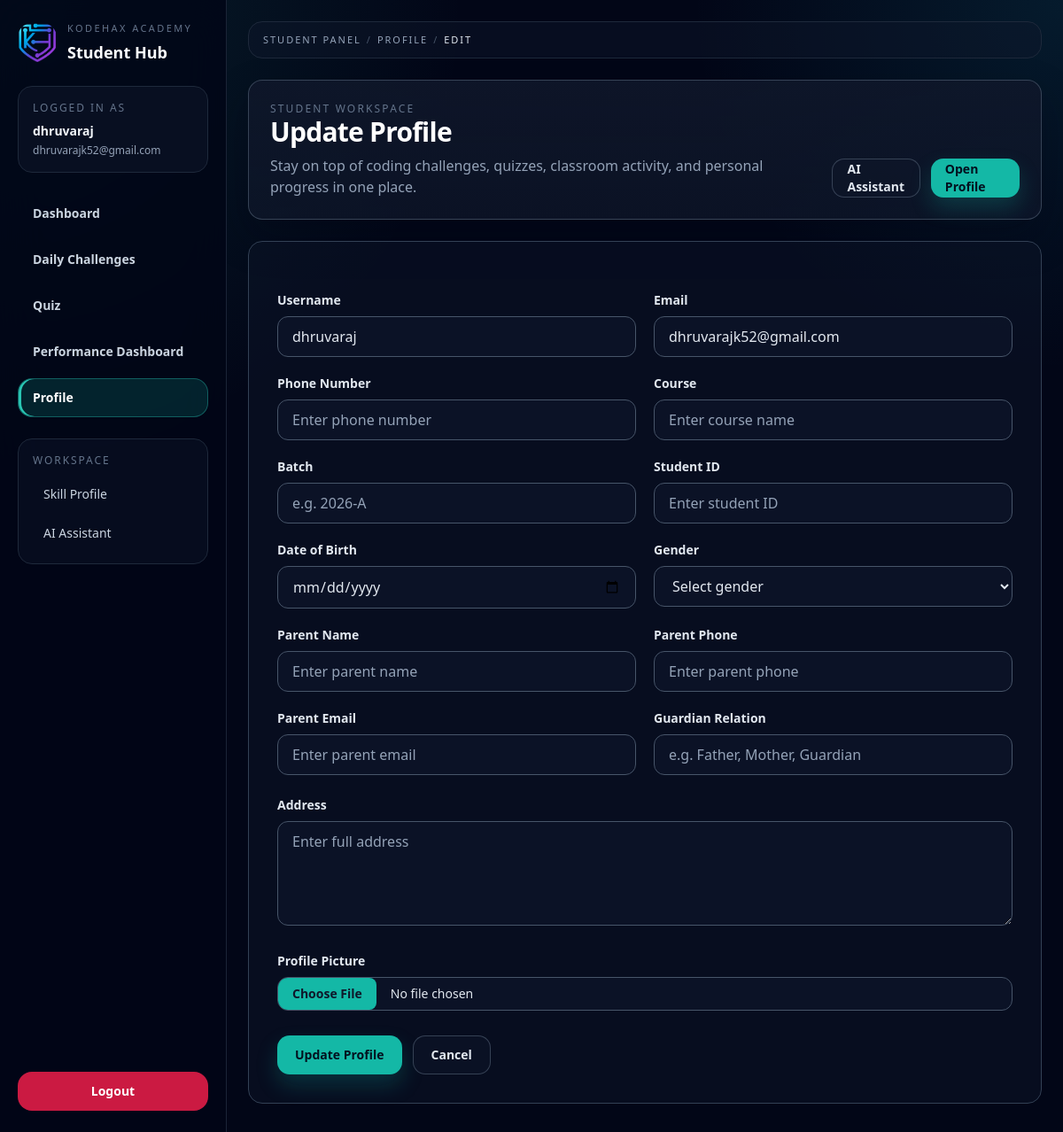
/student/profile/edit/ (signed in), run on the app's committed database.
### users/models.py (models this page shows, shortened)
class User(AbstractUser):
    ROLE_CHOICES = (
        ('student', 'Student'),
        ('teacher', 'Teacher'),
        ('admin', 'Admin'),
    )
    role = models.CharField(max_length=10, choices=ROLE_CHOICES)
    is_email_verified = models.BooleanField(default=False)
    last_otp_verified_at = models.DateTimeField(null=True, blank=True)

### student/views.py (the view, shortened to what this page needs)
# urls.py: path("profile/edit/", views.edit_student_profile, name="edit_student_profile"),
@login_required
def edit_student_profile(request):
    profile, _ = StudentProfile.objects.get_or_create(user=request.user)
    return render(request, "student/update.html", {"profile": profile})

### teacher/context_processors.py (called while the page is built, shortened)
def teacher_profile_nav(request):
    if not request.user.is_authenticated:
        return {}
    if getattr(request.user, "role", None) != "teacher":
        return {}

### users/templatetags/breadcrumbs.py (called while the page is built)
def _safe_reverse(url_name):
    try:
        return reverse(url_name)
    except NoReverseMatch:
        return None

def _resolve_section_url(label, section_urls, kwargs):
    resolver = section_urls.get(label)
    if not resolver:
        return None
    return resolver(kwargs)

def _build_items(root_label, root_url, labels, section_urls, kwargs):
    items = [{"label": root_label, "url": root_url, "current": len(labels) == 0}]
    for index, label in enumerate(labels):
        is_current = index == len(labels) - 1
        items.append(
            {
                "label": label,
                "url": _resolve_section_url(label, section_urls, kwargs) if not is_current else None,
                "current": is_current,
            }
        )
    return items

### templates/student/update.html
{% extends "student/profile/update.html" %}

### templates/student/profile/update.html (shortened to what this page needs)
{% extends "student/base.html" %}
{% block header %}Update Profile{% endblock %}
{% block content %}
<div class="mx-auto max-w-4xl reveal">
  <form method="POST" enctype="multipart/form-data" class="rounded-2xl border border-slate-700 bg-slate-900/45 p-4 sm:p-6 lg:p-8 space-y-6">
    <div class="grid grid-cols-1 sm:grid-cols-2 gap-5">
      <div>
        <label for="username" class="mb-2 block text-sm font-semibold text-slate-200">Username</label>
        <input id="username" type="text" name="username" value="{{ request.user.username }}" class="w-full rounded-xl border border-slate-600 bg-slate-900/60 px-4 py-2.5 text-slate-200 placeholder:text-slate-400 focus:border-teal-400 focus:ring-4 focus:ring-teal-500/25 focus:outline-none">
      </div>
      <div>
        <label for="email" class="mb-2 block text-sm font-semibold text-slate-200">Email</label>
        <input id="email" type="email" name="email" value="{{ request.user.email }}" class="w-full rounded-xl border border-slate-600 bg-slate-900/60 px-4 py-2.5 text-slate-200 placeholder:text-slate-400 focus:border-teal-400 focus:ring-4 focus:ring-teal-500/25 focus:outline-none">
      </div>
      <div>
        <label for="phone_number" class="mb-2 block text-sm font-semibold text-slate-200">Phone Number</label>
        <input id="phone_number" type="text" name="phone_number" value="{{ profile.phone_number }}" placeholder="Enter phone number" class="w-full rounded-xl border border-slate-600 bg-slate-900/60 px-4 py-2.5 text-slate-200 placeholder:text-slate-400 focus:border-teal-400 focus:ring-4 focus:ring-teal-500/25 focus:outline-none">
      </div>
      <div>
        <label for="course" class="mb-2 block text-sm font-semibold text-slate-200">Course</label>
        <input id="course" type="text" name="course" value="{{ profile.course }}" placeholder="Enter course name" class="w-full rounded-xl border border-slate-600 bg-slate-900/60 px-4 py-2.5 text-slate-200 placeholder:text-slate-400 focus:border-teal-400 focus:ring-4 focus:ring-teal-500/25 focus:outline-none">
      </div>
      <div>
        <label for="batch" class="mb-2 block text-sm font-semibold text-slate-200">Batch</label>
        <input id="batch" type="text" name="batch" value="{{ profile.batch }}" placeholder="e.g. 2026-A" class="w-full rounded-xl border border-slate-600 bg-slate-900/60 px-4 py-2.5 text-slate-200 placeholder:text-slate-400 focus:border-teal-400 focus:ring-4 focus:ring-teal-500/25 focus:outline-none">
      </div>
      <div>
        <label for="student_id" class="mb-2 block text-sm font-semibold text-slate-200">Student ID</label>
        <input id="student_id" type="text" name="student_id" value="{{ profile.student_id }}" placeholder="Enter student ID" class="w-full rounded-xl border border-slate-600 bg-slate-900/60 px-4 py-2.5 text-slate-200 placeholder:text-slate-400 focus:border-teal-400 focus:ring-4 focus:ring-teal-500/25 focus:outline-none">
      </div>
      <div>
        <label for="date_of_birth" class="mb-2 block text-sm font-semibold text-slate-200">Date of Birth</label>
        <input id="date_of_birth" type="date" name="date_of_birth" value="{{ profile.date_of_birth|date:'Y-m-d' }}" class="w-full rounded-xl border border-slate-600 bg-slate-900/60 px-4 py-2.5 text-slate-200 focus:border-teal-400 focus:ring-4 focus:ring-teal-500/25 focus:outline-none">
      </div>
      <div>
        <label for="gender" class="mb-2 block text-sm font-semibold text-slate-200">Gender</label>
        <select id="gender" name="gender" class="w-full rounded-xl border border-slate-600 bg-slate-900/60 px-4 py-2.5 text-slate-200 focus:border-teal-400 focus:ring-4 focus:ring-teal-500/25 focus:outline-none">
          <option value="">Select gender</option>
        </select>
      </div>
      <div>
        <label for="parent_name" class="mb-2 block text-sm font-semibold text-slate-200">Parent Name</label>
        <input id="parent_name" type="text" name="parent_name" value="{{ profile.parent_name }}" placeholder="Enter parent name" class="w-full rounded-xl border border-slate-600 bg-slate-900/60 px-4 py-2.5 text-slate-200 placeholder:text-slate-400 focus:border-teal-400 focus:ring-4 focus:ring-teal-500/25 focus:outline-none">
      </div>
      <div>
        <label for="parent_phone" class="mb-2 block text-sm font-semibold text-slate-200">Parent Phone</label>
        <input id="parent_phone" type="text" name="parent_phone" value="{{ profile.parent_phone }}" placeholder="Enter parent phone" class="w-full rounded-xl border border-slate-600 bg-slate-900/60 px-4 py-2.5 text-slate-200 placeholder:text-slate-400 focus:border-teal-400 focus:ring-4 focus:ring-teal-500/25 focus:outline-none">
      </div>
      <div>
        <label for="parent_email" class="mb-2 block text-sm font-semibold text-slate-200">Parent Email</label>
        <input id="parent_email" type="email" name="parent_email" value="{{ profile.parent_email }}" placeholder="Enter parent email" class="w-full rounded-xl border border-slate-600 bg-slate-900/60 px-4 py-2.5 text-slate-200 placeholder:text-slate-400 focus:border-teal-400 focus:ring-4 focus:ring-teal-500/25 focus:outline-none">
      </div>
      <div>
        <label for="guardian_relation" class="mb-2 block text-sm font-semibold text-slate-200">Guardian Relation</label>
        <input id="guardian_relation" type="text" name="guardian_relation" value="{{ profile.guardian_relation }}" placeholder="e.g. Father, Mother, Guardian" class="w-full rounded-xl border border-slate-600 bg-slate-900/60 px-4 py-2.5 text-slate-200 placeholder:text-slate-400 focus:border-teal-400 focus:ring-4 focus:ring-teal-500/25 focus:outline-none">
      </div>
    </div>
    <div>
      <label for="address" class="mb-2 block text-sm font-semibold text-slate-200">Address</label>
      <textarea id="address" name="address" rows="4" placeholder="Enter full address" class="w-full rounded-xl border border-slate-600 bg-slate-900/60 px-4 py-2.5 text-slate-200 placeholder:text-slate-400 focus:border-teal-400 focus:ring-4 focus:ring-teal-500/25 focus:outline-none">{{ profile.address }}</textarea>
    </div>
    <div>
      <label for="profile_picture" class="mb-2 block text-sm font-semibold text-slate-200">Profile Picture</label>
      <input id="profile_picture" type="file" name="profile_picture" class="block w-full cursor-pointer rounded-xl border border-slate-600 bg-slate-900/60 text-sm text-slate-200 file:mr-4 file:rounded-lg file:border-0 file:bg-teal-500 file:px-4 file:py-2 file:font-semibold file:text-slate-900 hover:file:bg-teal-400 focus:outline-none focus:ring-4 focus:ring-teal-500/25">
    </div>
    <div class="flex flex-col gap-3 pt-1 sm:flex-row sm:items-center">
      <button type="submit" class="btn-primary inline-flex h-11 items-center justify-center px-5 text-sm">
        Update Profile
      </button>
      <a href="{% url 'student_profile' %}" class="btn-muted inline-flex h-11 items-center justify-center px-5 text-sm">
        Cancel
      </a>
    </div>
  </form>
</div>
{% endblock %}

### templates/student/base.html (shortened to what this page needs)
{% load static breadcrumbs %}
<!DOCTYPE html>
<html lang="en">
<head>
    <script src="https://cdn.tailwindcss.com"></script>
</head>
<body class="min-h-screen overflow-x-hidden">
{% with current_path=request.path %}
<div class="min-h-screen flex flex-col lg:flex-row">
    <aside class="hidden lg:block w-64 shrink-0 border-r border-slate-800/90 bg-slate-950/85 backdrop-blur-xl">
        <div class="flex h-screen flex-col px-5 py-6">
            <div class="reveal">
                <div class="flex items-center gap-3">
                    <img src="{% static 'image/image.png' %}" alt="Kodehax Academy logo" class="h-11 w-11 rounded-2xl object-cover">
                    <div>
                        <p class="text-[11px] uppercase tracking-[0.22em] text-slate-500">Kodehax Academy</p>
                        <h1 class="mt-1 text-lg font-black text-white">Student Hub</h1>
                    </div>
                </div>
                <div class="mt-6 rounded-2xl border border-slate-800 bg-slate-900/55 p-4">
                    <p class="text-xs uppercase tracking-[0.16em] text-slate-500">Logged in as</p>
                    <p class="mt-2 truncate text-sm font-semibold text-slate-100">{{ request.user.username }}</p>
                    <p class="mt-1 truncate text-xs text-slate-400">{{ request.user.email }}</p>
                </div>
            </div>
            <nav class="mt-6 space-y-2 reveal delay-1">
                <a href="{% url 'student_dashboard' %}" class="nav-link {% if '/student/dashboard/' in current_path %}active{% else %}text-slate-300{% endif %} flex min-h-11 items-center rounded-2xl px-4 text-sm font-semibold">
                    Dashboard
                </a>
                <a href="{% url 'daily_challenges_today' %}" class="nav-link {% if '/daily-challenges/' in current_path %}active{% else %}text-slate-300{% endif %} flex min-h-11 items-center rounded-2xl px-4 text-sm font-semibold">
                    Daily Challenges
                </a>
                <a href="{% url 'view_assignments' %}" class="nav-link {% if '/student/assignments/' in current_path %}active{% else %}text-slate-300{% endif %} flex min-h-11 items-center rounded-2xl px-4 text-sm font-semibold">
                    Quiz
                </a>
                <a href="{% url 'student_performance_dashboard' %}" class="nav-link {% if '/student/performance/' in current_path %}active{% else %}text-slate-300{% endif %} flex min-h-11 items-center rounded-2xl px-4 text-sm font-semibold">
                    Performance Dashboard
                </a>
                <a href="{% url 'student_profile' %}" class="nav-link {% if '/student/profile/' in current_path %}active{% else %}text-slate-300{% endif %} flex min-h-11 items-center rounded-2xl px-4 text-sm font-semibold">
                    Profile
                </a>
            </nav>
            <div class="mt-6 rounded-2xl border border-slate-800 bg-slate-900/45 p-4 reveal delay-2">
                <p class="text-xs uppercase tracking-[0.16em] text-slate-500">Workspace</p>
                <div class="mt-3 space-y-2 text-sm">
                    <a href="{% url 'skill_assessment_profile' %}" class="block rounded-xl px-3 py-2 text-slate-300 transition hover:bg-slate-900 hover:text-white">Skill Profile</a>
                    <a href="{% url 'chat_page' %}" class="block rounded-xl px-3 py-2 text-slate-300 transition hover:bg-slate-900 hover:text-white">AI Assistant</a>
                </div>
            </div>
            <div class="mt-auto pt-6">
                <a href="{% url 'logout' %}" class="inline-flex h-11 w-full items-center justify-center rounded-2xl bg-rose-600/90 px-4 text-sm font-semibold text-white transition hover:bg-rose-500">
                    Logout
                </a>
            </div>
        </div>
    </aside>
    <div class="flex min-h-screen flex-1 flex-col">
        <main class="flex-1 overflow-y-auto custom-scroll">
            <div class="px-4 py-5 pb-28 sm:px-6 sm:py-6 sm:pb-28 lg:pb-8">
                <div class="mx-auto max-w-7xl space-y-6">
                    <div class="hidden rounded-2xl border border-slate-800 bg-slate-900/45 px-4 py-3 text-xs text-slate-400 lg:block">
                        {% module_breadcrumbs "student" %}
                    </div>
                    <section class="surface-card reveal p-5 sm:p-6">
                        <div class="flex flex-col gap-4 sm:flex-row sm:items-end sm:justify-between">
                            <div>
                                <p class="text-xs uppercase tracking-[0.18em] text-slate-500 lg:block hidden">Student Workspace</p>
                                <h1 class="text-xl font-black tracking-tight text-white md:text-2xl lg:text-3xl">{% block header %}Student Dashboard{% endblock %}</h1>
                                <p class="mt-2 text-sm text-slate-400 md:text-base">{% block header_subtitle %}Stay on top of coding challenges, quizzes, classroom activity, and personal progress in one place.{% endblock %}</p>
                            </div>
                            <div class="hidden items-center gap-3 lg:flex">
                                <a href="{% url 'chat_page' %}" class="btn-muted inline-flex h-11 items-center justify-center px-4 text-sm">AI Assistant</a>
                                <a href="{% url 'student_profile' %}" class="btn-primary inline-flex h-11 items-center justify-center px-4 text-sm">Open Profile</a>
                            </div>
                        </div>
                    </section>
                    {% block content %}{% endblock %}
                </div>
            </div>
        </main>
    </div>
</div>
{% endwith %}
</body>
</html>

### templates/student/base.html (style rules this page uses)
:root { --bg: #020617; --surface: #0f172a; --surface-soft: rgba(15, 23, 42, 0.76); --surface-elevated: rgba(15, 23, 42, 0.92); --border: rgba(71, 85, 105, 0.72); --text: #e2e8f0; --muted: #94a3b8; --accent: #14b8a6; }
body { background-color: var(--bg); background-image: radial-gradient(circle at top left, rgba(45, 212, 191, 0.12), transparent 30%), radial-gradient(circle at top right, rgba(34, 211, 238, 0.1), transparent 24%), linear-gradient(180deg, rgba(2, 6, 23, 0.98), rgba(2, 6, 23, 1)); color: var(--text); }
.glass-card, .surface-card { background: linear-gradient(180deg, rgba(15, 23, 42, 0.9), rgba(15, 23, 42, 0.74)); border: 1px solid var(--border); border-radius: 1rem; box-shadow: 0 20px 45px rgba(2, 6, 23, 0.28); }
.btn-primary { background: var(--accent); color: #03111f; border-radius: 0.875rem; font-weight: 700; transition: 180ms ease; box-shadow: 0 12px 24px rgba(20, 184, 166, 0.22); }
.btn-muted { border: 1px solid var(--border); background: rgba(15, 23, 42, 0.55); color: var(--text); border-radius: 0.875rem; font-weight: 600; transition: 180ms ease; }
.nav-link, .mobile-tab { transition: 180ms ease; }
.nav-link { border: 1px solid transparent; }
.nav-link.active { background: rgba(20, 184, 166, 0.16); border-color: rgba(45, 212, 191, 0.34); color: #ffffff; box-shadow: inset 3px 0 0 0 rgba(45, 212, 191, 0.92); }
.custom-scroll { scrollbar-width: thin; scrollbar-color: rgba(45, 212, 191, 0.9) rgba(15, 23, 42, 0.24); }
.reveal { animation: revealUp 420ms ease both; }
.delay-1 { animation-delay: 70ms; }
.delay-2 { animation-delay: 140ms; }

### data on the page
User: user.username "dhruvaraj", user.email "dhruvarajk52@gmail.com", username "dhruvaraj", email "dhruvarajk52@gmail.com"

### other printed values
{{ item.label }} "STUDENT PANEL" "PROFILE"
{{ item.label }} "EDIT"
